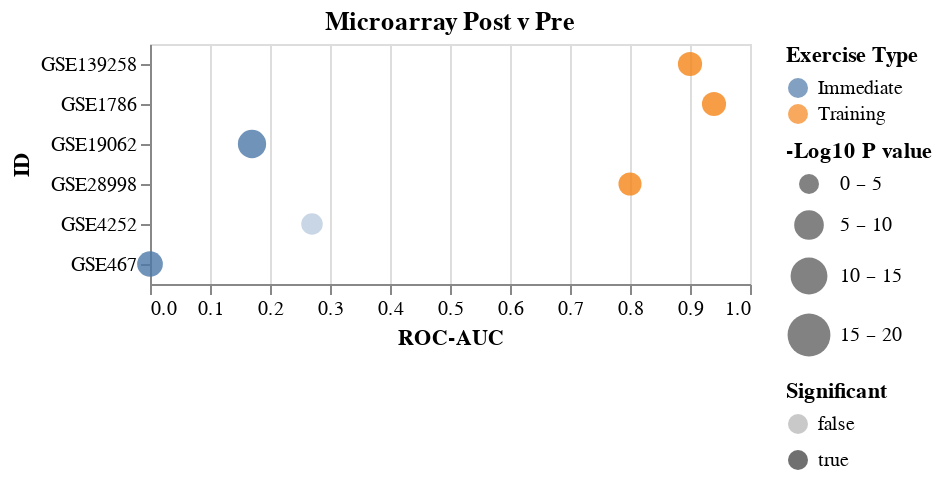

The code cell stored with this chart in its notebook:
### Code cell
df=pd.read_excel('./Files/SupplementaryTable1_ImmediateTraining_ROCAUC_Pvalues.xlsx',index_col=0)
makeFig4D(df)

### Figure 1 — Vega-Lite specification as saved in the notebook (floating-point values rounded to 4 significant figures)
{"config": {"view": {"continuousWidth": 300, "continuousHeight": 300}}, "data": {"name": "data-449222caf4afb5b661907188a0442ecb"}, "mark": {"type": "circle"}, "encoding": {"color": {"field": "Exercise Type", "type": "nominal"}, "opacity": {"field": "Significant", "type": "nominal"}, "size": {"field": "-Log10 P value", "scale": {"bins": [0, 5, 10, 15, 20], "range": [100, 200], "reverse": false}, "type": "quantitative"}, "x": {"field": "ROC-AUC", "scale": {"domain": [0, 1]}, "type": "quantitative"}, "y": {"field": "ID", "type": "nominal"}}, "title": "Microarray Post v Pre", "$schema": "https://vega.github.io/schema/vega-lite/v5.8.0.json", "datasets": {"data-449222caf4afb5b661907188a0442ecb": [{"ID": "GSE467", "ROC-AUC": 0.0, "Pval": 0.00187, "Exercise Type": "Immediate", "-Log10 P value": 2.728, "Significant": true}, {"ID": "GSE4252", "ROC-AUC": 0.27, "Pval": 0.212, "Exercise Type": "Immediate", "-Log10 P value": 0.6737, "Significant": false}, {"ID": "GSE19062", "ROC-AUC": 0.17, "Pval": 6.7e-05, "Exercise Type": "Immediate", "-Log10 P value": 4.174, "Significant": true}, {"ID": "GSE1786", "ROC-AUC": 0.94, "Pval": 0.0117, "Exercise Type": "Training", "-Log10 P value": 1.932, "Significant": true}, {"ID": "GSE139258", "ROC-AUC": 0.9, "Pval": 0.011, "Exercise Type": "Training", "-Log10 P value": 1.959, "Significant": true}, {"ID": "GSE28998", "ROC-AUC": 0.8, "Pval": 0.0396, "Exercise Type": "Training", "-Log10 P value": 1.402, "Significant": true}]}}
